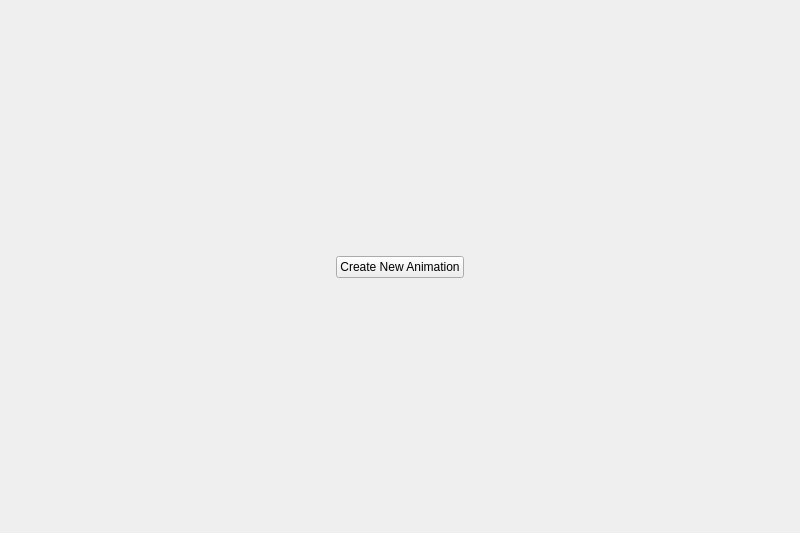
<?xml version="1.0" encoding="UTF-8"?>
<ui version="4.0">
 <class>CreateAnimationWidget</class>
 <widget class="QWidget" name="CreateAnimationWidget">
  <property name="geometry">
   <rect>
    <x>0</x>
    <y>0</y>
    <width>800</width>
    <height>533</height>
   </rect>
  </property>
  <property name="windowTitle">
   <string>Form</string>
  </property>
  <layout class="QVBoxLayout" name="verticalLayout">
   <item>
    <spacer name="verticalSpacer">
     <property name="orientation">
      <enum>Qt::Vertical</enum>
     </property>
     <property name="sizeHint" stdset="0">
      <size>
       <width>20</width>
       <height>40</height>
      </size>
     </property>
    </spacer>
   </item>
   <item>
    <widget class="QWidget" name="widget" native="true">
     <property name="sizePolicy">
      <sizepolicy hsizetype="Preferred" vsizetype="Preferred">
       <horstretch>0</horstretch>
       <verstretch>0</verstretch>
      </sizepolicy>
     </property>
     <layout class="QHBoxLayout" name="horizontalLayout">
      <item>
       <spacer name="horizontalSpacer">
        <property name="orientation">
         <enum>Qt::Horizontal</enum>
        </property>
        <property name="sizeHint" stdset="0">
         <size>
          <width>40</width>
          <height>20</height>
         </size>
        </property>
       </spacer>
      </item>
      <item>
       <widget class="QPushButton" name="newAnimButton">
        <property name="text">
         <string>Create New Animation</string>
        </property>
        <property name="flat">
         <bool>false</bool>
        </property>
       </widget>
      </item>
      <item>
       <spacer name="horizontalSpacer_2">
        <property name="orientation">
         <enum>Qt::Horizontal</enum>
        </property>
        <property name="sizeHint" stdset="0">
         <size>
          <width>40</width>
          <height>20</height>
         </size>
        </property>
       </spacer>
      </item>
     </layout>
    </widget>
   </item>
   <item>
    <spacer name="verticalSpacer_2">
     <property name="orientation">
      <enum>Qt::Vertical</enum>
     </property>
     <property name="sizeHint" stdset="0">
      <size>
       <width>20</width>
       <height>40</height>
      </size>
     </property>
    </spacer>
   </item>
  </layout>
 </widget>
 <resources/>
 <connections/>
</ui>
